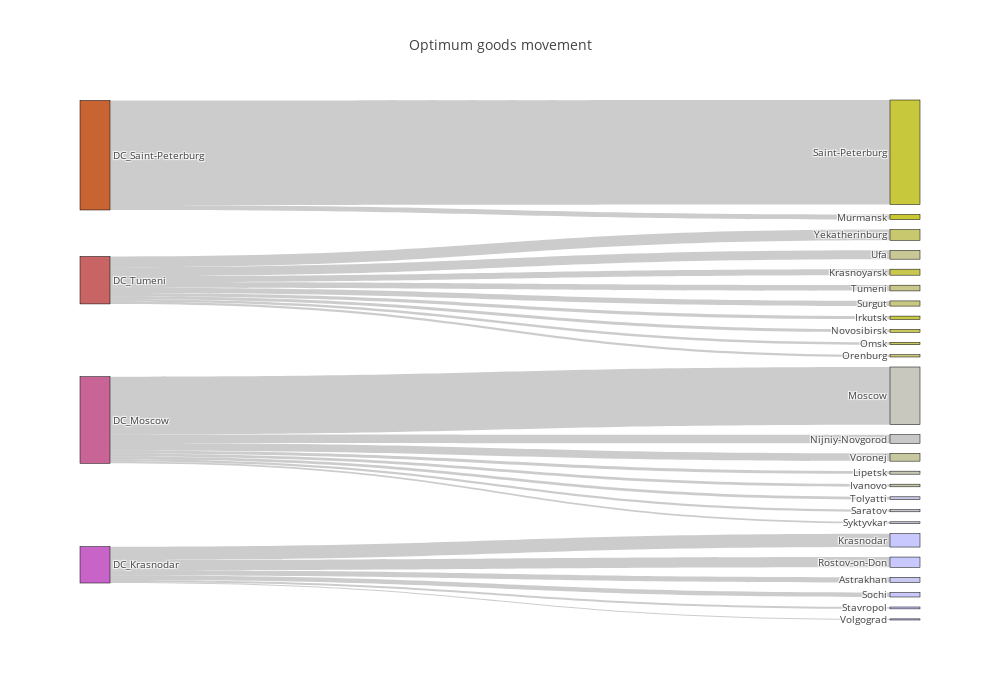

Here is the notebook cell this chart was saved with:
### Code cell
run()

### Figure 1 — Plotly figure (JSON) as saved in the notebook; plotly's stock layout.template omitted (floating-point values rounded to 4 significant figures)
{"data": [{"domain": {"x": [0, 1], "y": [0, 1]}, "link": {"source": [0, 0, 1, 1, 1, 1, 1, 1, 1, 1, 1, 2, 2, 2, 2, 2, 2, 2, 2, 3, 3, 3, 3, 3, 3], "target": [4, 5, 6, 7, 8, 9, 10, 11, 12, 13, 14, 15, 16, 17, 18, 19, 20, 21, 22, 23, 24, 25, 26, 27, 28], "value": [630.2, 13060.0, 416.6, 752.1, 354.6, 308.6, 1350.0, 282.5, 645.9, 717.4, 1103.0, 976.5, 329.5, 377.5, 7212.0, 1079.0, 274.5, 229.7, 349.6, 654.0, 141.3, 1675.0, 1277.0, 561.8, 233.9]}, "node": {"color": ["rgb(200,100,50)", "rgb(200,100,100)", "rgb(200,100,150)", "rgb(200,100,200)", "rgb(200,200,50)", "rgb(200,200,60)", "rgb(200,200,70)", "rgb(200,200,80)", "rgb(200,200,90)", "rgb(200,200,100)", "rgb(200,200,110)", "rgb(200,200,120)", "rgb(200,200,130)", "rgb(200,200,140)", "rgb(200,200,150)", "rgb(200,200,160)", "rgb(200,200,170)", "rgb(200,200,180)", "rgb(200,200,190)", "rgb(200,200,200)", "rgb(200,200,210)", "rgb(200,200,220)", "rgb(200,200,230)", "rgb(200,200,240)", "rgb(200,200,250)", "rgb(200,200,260)", "rgb(200,200,270)", "rgb(200,200,280)", "rgb(200,200,290)"], "label": ["DC_Saint-Peterburg", "DC_Tumeni", "DC_Moscow", "DC_Krasnodar", "Murmansk", "Saint-Peterburg", "Irkutsk", "Krasnoyarsk", "Novosibirsk", "Omsk", "Yekatherinburg", "Orenburg", "Surgut", "Tumeni", "Ufa", "Voronej", "Ivanovo", "Lipetsk", "Moscow", "Nijniy-Novgorod", "Saratov", "Syktyvkar", "Tolyatti", "Astrakhan", "Volgograd", "Krasnodar", "Rostov-on-Don", "Sochi", "Stavropol"], "line": {"color": "black", "width": 0.5}, "pad": 10, "thickness": 30}, "orientation": "h", "type": "sankey", "valueformat": ".0f"}], "layout": {"font": {"size": 10}, "height": 700, "title": "Optimum goods movement", "width": 1000}}
